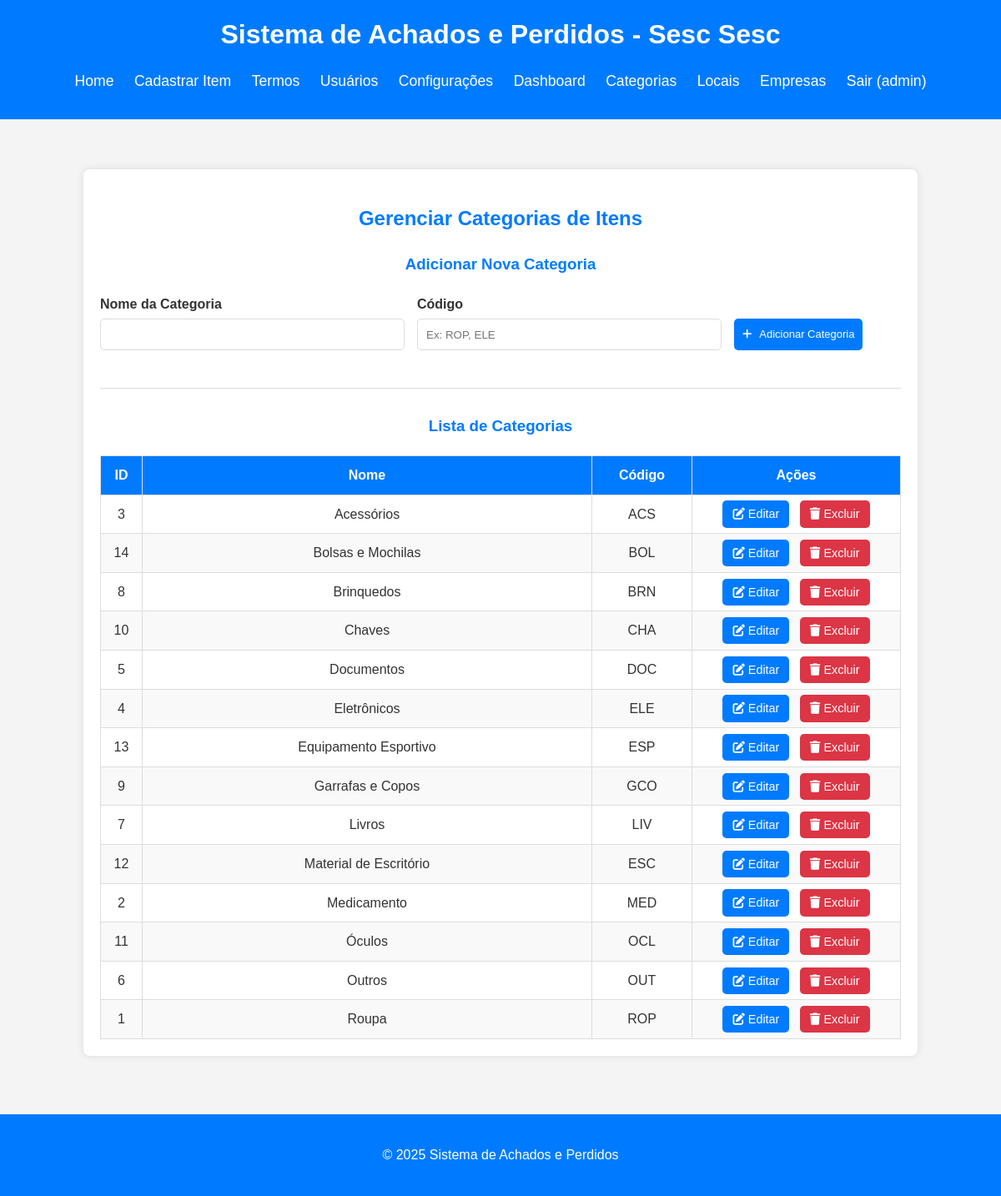
/admin/manage_categories.php (signed in), run on the app's committed database.
### tables this page shows
CREATE TABLE `settings` (
    `config_id` INT PRIMARY KEY DEFAULT 1,
    `unidade_nome` VARCHAR(255),
    `cnpj` VARCHAR(20),
    `endereco_rua` VARCHAR(255),
    `endereco_numero` VARCHAR(50),
    `endereco_bairro` VARCHAR(100),
    `endereco_cidade` VARCHAR(100),
    `endereco_estado` VARCHAR(50),
    `endereco_cep` VARCHAR(10),
    `last_updated` TIMESTAMP DEFAULT CURRENT_TIMESTAMP ON UPDATE CURRENT_TIMESTAMP,
    CONSTRAINT check_single_row CHECK (config_id = 1)
);

CREATE TABLE `categories` (
    `id` INT AUTO_INCREMENT PRIMARY KEY,
    `name` VARCHAR(255) NOT NULL UNIQUE,
    `code` VARCHAR(10) NOT NULL UNIQUE
);

### src/auth.php (called while the page is built, shortened)
<?php
function is_logged_in() {
    return isset($_SESSION['user_id']);
}
function is_admin() {
    return isset($_SESSION['user_role']) &&
           ($_SESSION['user_role'] === 'admin' ||
            $_SESSION['user_role'] === 'admin-aprovador' ||
            $_SESSION['user_role'] === 'superAdmin');
}
function is_super_admin() {
    return isset($_SESSION['user_role']) && $_SESSION['user_role'] === 'superAdmin';
}
?>

### src/admin/manage_categories.php (the view, shortened to what this page needs)
<?php
require_once '../auth.php';
require_once '../db_connect.php';
$categories = [];
$sql_categories = "SELECT id, name, code FROM categories ORDER BY name ASC";
$result_categories = $conn->query($sql_categories);
if ($result_categories && $result_categories->num_rows > 0) {
    while ($row = $result_categories->fetch_assoc()) {
        $categories[] = $row;
    }
} elseif ($result_categories === false) {
    error_log("SQL Error (fetch_categories): " . $conn->error);
    $_SESSION['page_error_message'] = "Erro ao carregar lista de categorias.";
}
require_once '../templates/header.php';
?>
<div class="container admin-container">
    <h2>Gerenciar Categorias de Itens</h2>
    <div id="addCategorySection">
        <h3>Adicionar Nova Categoria</h3>
        <form action="category_handler.php" method="POST" class="form-admin form-add-category-inline">
            <div>
                <label for="name_add">Nome da Categoria</label>
                <input type="text" id="name_add" name="name" required>
            </div>
            <div>
                <label for="code_add">Código</label>
                <input type="text" id="code_add" name="code" required maxlength="10" pattern="[A-Za-z0-9_]+" title="Use letras, números ou underscore." placeholder="Ex: ROP, ELE">
            </div>
            <div class="form-button-group">
                <button type="submit" class="button-primary"><i class="fa-solid fa-plus"></i> Adicionar Categoria</button>
            </div>
        </form>
    </div>
    <hr>
    <h3>Lista de Categorias</h3>
    <?php if (!empty($categories)): ?>
    <table class="admin-table">
        <colgroup>
            <col style="width: 50px;">
            <col style="width: auto;">
            <col style="width: 120px;">
            <col style="width: 250px;">
        </colgroup>
        <thead>
            <tr>
                <th>ID</th>
                <th>Nome</th>
                <th>Código</th>
                <th>Ações</th>
            </tr>
        </thead>
        <tbody>
            <?php foreach ($categories as $category): ?>
            <tr>
                <td><?php echo htmlspecialchars($category['id']); ?></td>
                <td><?php echo htmlspecialchars($category['name']); ?></td>
                <td><?php echo htmlspecialchars($category['code']); ?></td>
                <td class="actions-cell category-actions-cell-override">
                    <button type="button" class="button-edit" onclick="populateEditCategoryForm(<?php echo htmlspecialchars($category['id']); ?>)"><i class="fa-solid fa-edit"></i> Editar</button>
                    <button type="button" class="button-delete" onclick="confirmDeleteCategory(<?php echo htmlspecialchars($category['id']); ?>)"><i class="fa-solid fa-trash"></i> Excluir</button>
                </td>
            </tr>
            <?php endforeach; ?>
        </tbody>
    </table>
    <?php else: ?>
    <p>Nenhuma categoria encontrada.</p>
    <?php endif; ?>
</div>
<?php
require_once '../templates/footer.php';
?>

### src/templates/header.php (shortened to what this page needs)
<?php
$db_specific_unidade_nome = '';
if (isset($conn) && $conn instanceof mysqli) {
    $stmt_settings = $conn->prepare("SELECT unidade_nome FROM settings WHERE config_id = 1");
    if ($stmt_settings) {
        $stmt_settings->execute();
        $result_settings = $stmt_settings->get_result();
        if ($result_settings->num_rows > 0) {
            $row_settings = $result_settings->fetch_assoc();
            if (!empty(trim($row_settings['unidade_nome'] ?? ''))) {
                $db_specific_unidade_nome = htmlspecialchars(trim($row_settings['unidade_nome'] ?? ''));
            }
        }
    } else {
        error_log("Failed to prepare statement for settings in header: " . $conn->error);
    }
} else {
    error_log("Database connection not available in header.php or not a mysqli object.");
}
$base_site_title = "Sistema de Achados e Perdidos";
$display_h1_title = $base_site_title;
if (!empty($db_specific_unidade_nome)) {
    $suffix = " - Sesc " . $db_specific_unidade_nome;
    $display_h1_title .= $suffix;
}
$is_index_page = basename($_SERVER['PHP_SELF']) == 'index.php';
$h1_with_trigger = str_replace('Achados', '<span id="easter-egg-trigger">Achados</span>', $display_h1_title);
?>
<!DOCTYPE html>
<html lang="pt-br">
<head>
    <link rel="stylesheet" href="/style.css">
    <link href="https://cdn.jsdelivr.net/npm/select2@4.1.0-rc.0/dist/css/select2.min.css" rel="stylesheet" />
    <link rel="stylesheet" href="https://cdnjs.cloudflare.com/ajax/libs/font-awesome/6.5.2/css/all.min.css">
</head>
<body>
    <header>
        <h1><?php echo $h1_with_trigger; ?></h1>
        <nav>
            <ul>
                <?php if (!$is_index_page): ?>
                    <li><a href="/home.php">Home</a></li>
                    <li><a href="/register_item_page.php">Cadastrar Item</a></li>
                    <li><a href="/manage_terms.php">Termos</a></li>
                <?php endif; ?>
                <?php if (is_super_admin()): ?>
                    <li><a href="/admin/manage_users.php">Usuários</a></li>
                    <li><a href="/admin/settings_page.php">Configurações</a></li>
                <?php endif; ?>
                <?php if (is_admin()): ?>
                    <li><a href="/admin/dashboard.php">Dashboard</a></li>
                    <li><a href="/admin/manage_categories.php">Categorias</a></li>
                    <li><a href="/admin/manage_locations.php">Locais</a></li>
                    <li><a href="/admin/manage_companies_page.php">Empresas</a></li>
                <?php endif; ?>
                <?php if (is_logged_in()): ?>
                    <li><a href="/logout_handler.php">Sair (<?php echo htmlspecialchars($_SESSION['username'] ?? 'Usuário'); ?>)</a></li>
                <?php else: ?>
                    <?php if (!$is_index_page): ?>
                        <li><a href="/index.php">Login</a></li>
                    <?php endif; ?>
                <?php endif; ?>
            </ul>
        </nav>
    </header>
    <main>

### src/style.css (style rules this page uses)
body { font-family: Arial, sans-serif; line-height: 1.6; margin: 0; padding: 0; background-color: #f4f4f4; color: #333; }
.container { width: 80%; margin: auto; overflow: hidden; padding: 20px; background-color: #fff; border-radius: 8px; box-shadow: 0 0 10px rgba(0,0,0,0.1); }
header { background: #007bff; color: #fff; padding: 1rem 0; text-align: center; margin-bottom: 20px; }
header h1 { margin: 0; font-size: 2em; }
header nav ul { padding: 0; list-style: none; }
header nav ul li { display: inline; margin: 0 10px; }
header nav a { color: #fff; text-decoration: none; font-size: 1.1em; }
main { padding: 20px 0; }
form div { margin-bottom: 15px; }
form label { display: block; margin-bottom: 5px; font-weight: bold; }
form input[type="text"], form input[type="password"], form input[type="date"], form input[type="time"], form select, form textarea { width: 100%; padding: 10px; border: 1px solid #ddd; border-radius: 5px; box-sizing: border-box; }
form button[type="submit"] { display: block; width: auto; padding: 10px 20px; background: #007bff; color: white; border: none; border-radius: 5px; cursor: pointer; font-size: 1em; }
a { color: #007bff; text-decoration: none; }
.admin-container { margin: 20px auto; padding: 20px; background-color: #fff; border-radius: 8px; box-shadow: 0 0 10px rgba(0,0,0,0.1); }
.admin-container h2, .admin-container h3 { color: #007bff; margin-bottom: 20px; text-align: center; }
.admin-container hr { margin: 30px 0; border: 0; border-top: 1px solid #ddd; }
.admin-container form label { font-weight: bold; }
.admin-container form input[type="text"], .admin-container form input[type="password"], form input[type="date"], form input[type="time"], .admin-container form select { transition: border-color 0.15s ease-in-out, box-shadow 0.15s ease-in-out; }
.admin-table { width: 100%; border-collapse: collapse; margin-top: 0; margin-bottom: 0; table-layout: fixed; border: none !important; }
.admin-table th, .admin-table td { border: 1px solid #ddd; padding: 10px 12px; text-align: center; vertical-align: middle; box-sizing: border-box; }
.admin-table th { background-color: #007bff; color: #fff; font-weight: bold; }
.admin-table tr:nth-child(even) { background-color: #f9f9f9; }
form button[type="submit"].button-primary, form button[type="submit"].button-secondary, form button[type="submit"].button-edit, form button[type="submit"].button-delete, form button[type="submit"].button-details, form button[type="button"].button-primary, form button[type="button"].button-secondary, form button[type="button"].button-edit, form button[type="button"].button-delete, form button[type="button"].button-details { padding: 5px 10px; font-size: 13px; line-height: 1.4; display: inline-block; width: auto; }
.button-primary, .button-secondary, .button-edit, .button-delete, .button-details { padding: 5px 10px; font-size: 13px; line-height: 1.4; border-radius: 4px; cursor: pointer; text-decoration: none; display: inline-block; vertical-align: middle; text-align: center; margin:0; box-sizing: border-box; border: 1px solid transparent; transition: background-color 0.15s ease-in-out, border-color 0.15s ease-in-out, transform 0.2s ease-in-out; }
.button-primary { background-color: #007bff; color: white; border-color: #0069d9; }
.button-edit { background-color: #ffc107; color: #212529; border-color: #e0a800; }
.button-delete { background-color: #dc3545; color: white; border-color: #c82333; }
.admin-table td.category-actions-cell-override { display: table-cell !important; text-align: center; vertical-align: middle; padding: 5px; }
.admin-table td.category-actions-cell-override button { display: inline-block; vertical-align: middle; }
.admin-table td.category-actions-cell-override button + button { margin-left: 8px; }

### src/templates/header.php (style rules this page uses)
header { user-select: none; }
#easter-egg-trigger { cursor: default; }

### data on the page
settings: unidade_nome "Sistema de Achados e Perdidos - Sesc Sesc"
categories: id "3", name "Acessórios", code "ACS"
categories: id "14", name "Bolsas e Mochilas", code "BOL"
categories: id "8", name "Brinquedos", code "BRN"
categories: id "10", name "Chaves", code "CHA"
categories: id "5", name "Documentos", code "DOC"
categories: id "4", name "Eletrônicos", code "ELE"
categories: id "13", name "Equipamento Esportivo", code "ESP"
categories: id "9", name "Garrafas e Copos", code "GCO"
categories: id "7", name "Livros", code "LIV"
categories: id "12", name "Material de Escritório", code "ESC"
categories: id "2", name "Medicamento", code "MED"
categories: id "11", name "Óculos", code "OCL"
categories: id "6", name "Outros", code "OUT"
categories: id "1", name "Roupa", code "ROP"

### other printed values
$_SESSION['username'] "admin"
